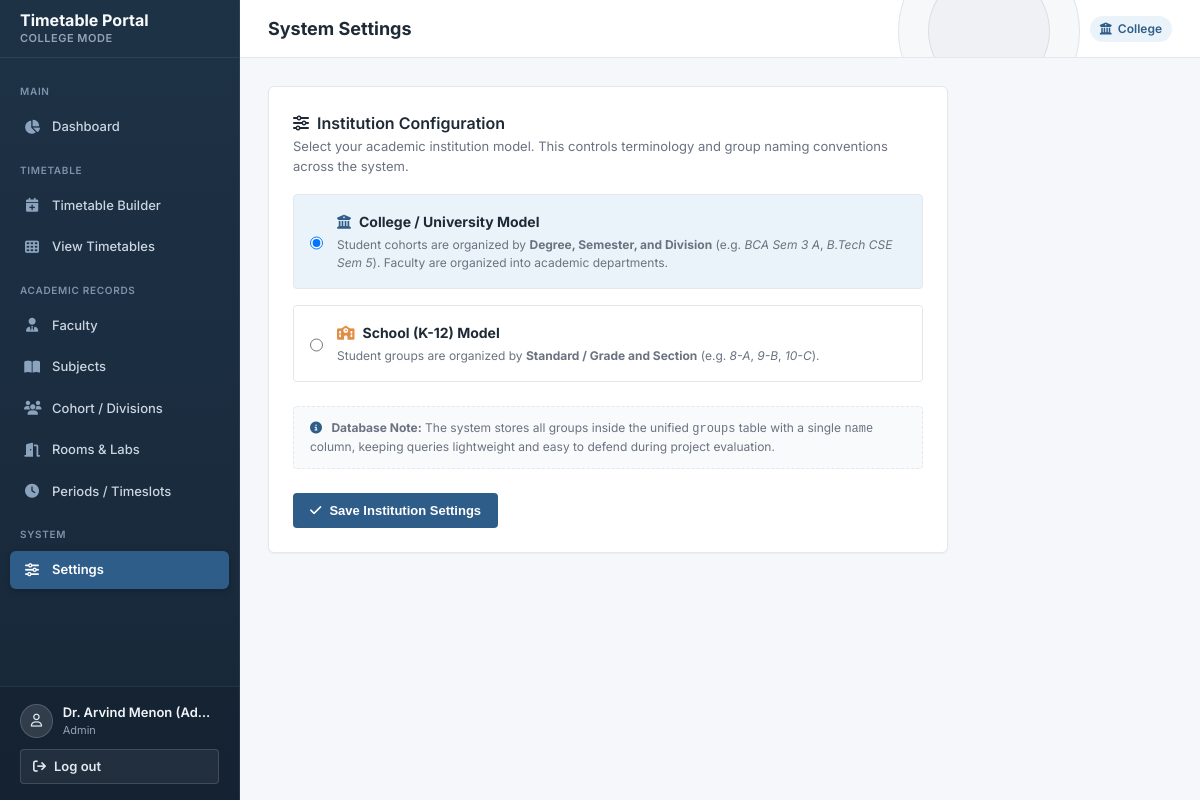
The page /settings (signed in) on the database its author committed.
### tables this page shows
CREATE TABLE settings (
    key TEXT PRIMARY KEY,
    value TEXT NOT NULL
);

### app.py (the view, shortened to what this page needs)
@app.route("/settings", methods=["GET", "POST"])
@login_required(role="admin")
def settings():
    cur = g.db.cursor()
    cur.execute("SELECT value FROM settings WHERE key = 'institution_type'")
    setting_row = cur.fetchone()
    current_setting = setting_row["value"] if setting_row else "college"
    return render_template("settings.html", current_setting=current_setting)

### app.py (called while the page is built)
@app.before_request
def setup_db():
    global _pg_initialized
    if is_postgres():
        if not _pg_initialized:
            init_db()
            _pg_initialized = True
    elif not os.path.exists(get_db_path()):
        init_db()
    g.db = get_db()

@app.context_processor
def inject_globals():
    institution_type = "college"
    if hasattr(g, "db"):
        cur = g.db.cursor()
        cur.execute("SELECT value FROM settings WHERE key = 'institution_type'")
        row = cur.fetchone()
        if row:
            institution_type = row["value"]
    group_label = "Class / Section" if institution_type == "school" else "Cohort / Division"
    group_placeholder = "e.g. 8-A or 10-B" if institution_type == "school" else "e.g. BCA Sem 3 A or CSE Sem 5"
    return {
        "current_user": session.get("user"),
        "institution_type": institution_type,
        "group_label": group_label,
        "group_placeholder": group_placeholder,
        "days_of_week": DAYS_OF_WEEK
    }

def login_required(role=None):
    def decorator(f):
        @wraps(f)
        def decorated_function(*args, **kwargs):
            user = session.get("user")
            if not user:
                flash("Please log in to access this page.", "danger")
                return redirect(url_for("login"))
            if role and user.get("role") != role:
                flash("Unauthorized access. You do not have permission for that page.", "danger")
                if user.get("role") == "faculty":
                    return redirect(url_for("my_timetable"))
                return redirect(url_for("dashboard"))
            return f(*args, **kwargs)
        return decorated_function
    return decorator

### database.py (called while the page is built, shortened)
def get_database_url():
    url = os.environ.get("DATABASE_URL", "").strip()
    if url.startswith("postgres://"):
        url = "postgresql://" + url[len("postgres://"):]
    return url

def is_postgres():
    return bool(get_database_url())

def is_vercel_env():
    return bool(os.environ.get("VERCEL") or os.environ.get("VERCEL_ENV"))

def get_db_path():
    if is_vercel_env():
        tmp_db = "/tmp/timetable.db"
        if not os.path.exists(tmp_db) and os.path.exists(BUNDLED_DB):
            shutil.copyfile(BUNDLED_DB, tmp_db)
        return tmp_db
    return BUNDLED_DB

def get_db():
    db_url = get_database_url()
    db_path = get_db_path()
    conn = sqlite3.connect(db_path)
    conn.row_factory = sqlite3.Row
    conn.execute("PRAGMA foreign_keys = ON;")
    return conn

### templates/settings.html (shortened to what this page needs)
{% extends "base.html" %}
{% block header_title %}System Settings{% endblock %}
{% block content %}
<div class="card" style="max-width: 680px;">
  <div class="card-header">
    <div>
      <h2 class="card-title">
        <i class="fa-solid fa-sliders"></i>
        <span>Institution Configuration</span>
      </h2>
      <p class="card-subtitle">Select your academic institution model. This controls terminology and group naming conventions across the system.</p>
    </div>
  </div>
  <form method="POST" action="{{ url_for('settings') }}">
    <div style="display: flex; flex-direction: column; gap: 16px; margin-bottom: 24px;">
      <label style="border: 1px solid var(--border); border-radius: var(--radius-sm); padding: 16px; display: flex; gap: 14px; cursor: pointer; transition: var(--transition); background: {% if current_setting == 'college' %}var(--primary-light){% else %}#fff{% endif %};">
        <input type="radio" name="institution_type" value="college" {% if current_setting == 'college' %}checked{% endif %} style="margin-top: 3px;">
        <div>
          <div style="font-weight: 700; color: var(--text); font-size: 14px; display: flex; align-items: center; gap: 8px;">
            <i class="fa-solid fa-building-columns" style="color: var(--primary);"></i>
            <span>College / University Model</span>
          </div>
          <div style="color: var(--muted); font-size: 12px; margin-top: 4px;">
            Student cohorts are organized by <strong>Degree, Semester, and Division</strong> (e.g. <em>BCA Sem 3 A</em>, <em>B.Tech CSE Sem 5</em>). Faculty are organized into academic departments.
          </div>
        </div>
      </label>
      <label style="border: 1px solid var(--border); border-radius: var(--radius-sm); padding: 16px; display: flex; gap: 14px; cursor: pointer; transition: var(--transition); background: {% if current_setting == 'school' %}var(--primary-light){% else %}#fff{% endif %};">
        <input type="radio" name="institution_type" value="school" {% if current_setting == 'school' %}checked{% endif %} style="margin-top: 3px;">
        <div>
          <div style="font-weight: 700; color: var(--text); font-size: 14px; display: flex; align-items: center; gap: 8px;">
            <i class="fa-solid fa-school" style="color: var(--accent);"></i>
            <span>School (K-12) Model</span>
          </div>
          <div style="color: var(--muted); font-size: 12px; margin-top: 4px;">
            Student groups are organized by <strong>Standard / Grade and Section</strong> (e.g. <em>8-A</em>, <em>9-B</em>, <em>10-C</em>).
          </div>
        </div>
      </label>
    </div>
    <div style="background: #F8FAFC; border: 1px dashed var(--border); border-radius: var(--radius-sm); padding: 12px 16px; margin-bottom: 24px; font-size: 12px; color: var(--muted);">
      <i class="fa-solid fa-circle-info" style="color: var(--primary); margin-right: 6px;"></i>
      <strong>Database Note:</strong> The system stores all groups inside the unified <code>groups</code> table with a single <code>name</code> column, keeping queries lightweight and easy to defend during project evaluation.
    </div>
    <button type="submit" class="btn btn-primary">
      <i class="fa-solid fa-check"></i>
      <span>Save Institution Settings</span>
    </button>
  </form>
</div>
{% endblock %}

### templates/base.html (shortened to what this page needs)
<!DOCTYPE html>
<html lang="en">
<head>
  <link rel="stylesheet" href="https://cdnjs.cloudflare.com/ajax/libs/font-awesome/6.5.1/css/all.min.css">
  <link rel="stylesheet" href="{{ url_for('static', filename='css/style.css') }}">
</head>
<body>
  <div class="app-layout">
    <aside class="sidebar" id="sidebar">
      <div class="sidebar-header">
        <div>
          <div class="sidebar-title">Timetable Portal</div>
          <div class="sidebar-sub">{{ institution_type|capitalize }} Mode</div>
        </div>
      </div>
      <nav class="sidebar-nav">
        {% if current_user and current_user.role == 'admin' %}
          <div class="nav-section-title">Main</div>
          <a href="{{ url_for('dashboard') }}" class="nav-link {% if request.path == url_for('dashboard') %}active{% endif %}">
            <i class="fa-solid fa-chart-pie"></i>
            <span>Dashboard</span>
          </a>
          <div class="nav-section-title">Timetable</div>
          <a href="{{ url_for('timetable_builder') }}" class="nav-link {% if request.path.startswith('/timetable/builder') %}active{% endif %}">
            <i class="fa-solid fa-calendar-plus"></i>
            <span>Timetable Builder</span>
          </a>
          <a href="{{ url_for('timetable_view') }}" class="nav-link {% if request.path.startswith('/timetable/view') %}active{% endif %}">
            <i class="fa-solid fa-table-cells"></i>
            <span>View Timetables</span>
          </a>
          <div class="nav-section-title">Academic Records</div>
          <a href="{{ url_for('faculty_list') }}" class="nav-link {% if request.path.startswith('/faculty') %}active{% endif %}">
            <i class="fa-solid fa-user-tie"></i>
            <span>Faculty</span>
          </a>
          <a href="{{ url_for('subjects_list') }}" class="nav-link {% if request.path.startswith('/subjects') %}active{% endif %}">
            <i class="fa-solid fa-book-open"></i>
            <span>Subjects</span>
          </a>
          <a href="{{ url_for('groups_list') }}" class="nav-link {% if request.path.startswith('/groups') %}active{% endif %}">
            <i class="fa-solid fa-users"></i>
            <span>{{ group_label }}s</span>
          </a>
          <a href="{{ url_for('rooms_list') }}" class="nav-link {% if request.path.startswith('/rooms') %}active{% endif %}">
            <i class="fa-solid fa-door-open"></i>
            <span>Rooms & Labs</span>
          </a>
          <a href="{{ url_for('timeslots_list') }}" class="nav-link {% if request.path.startswith('/timeslots') %}active{% endif %}">
            <i class="fa-solid fa-clock"></i>
            <span>Periods / Timeslots</span>
          </a>
          <div class="nav-section-title">System</div>
          <a href="{{ url_for('settings') }}" class="nav-link {% if request.path.startswith('/settings') %}active{% endif %}">
            <i class="fa-solid fa-sliders"></i>
            <span>Settings</span>
          </a>
        {% endif %}
      </nav>
      <div class="sidebar-footer">
        <div class="user-badge">
          <div class="user-avatar">
            <i class="fa-regular fa-user"></i>
          </div>
          <div class="user-info">
            <span class="user-name" title="{{ current_user.name }}">{{ current_user.name }}</span>
            <span class="user-role">{{ current_user.role }}</span>
          </div>
        </div>
        <a href="{{ url_for('logout') }}" class="btn btn-outline" style="width: 100%; justify-content: flex-start; padding: 7px 12px;">
          <i class="fa-solid fa-arrow-right-from-bracket"></i>
          <span>Log out</span>
        </a>
      </div>
    </aside>
    <div class="main-wrapper">
      <header class="topbar">
        <div class="topbar-left">
          <h1 class="page-title">{% block header_title %}Dashboard{% endblock %}</h1>
        </div>
        <div class="topbar-right">
          <span class="badge-tag">
            <i class="fa-solid fa-building-columns"></i>
            <span>{{ institution_type|capitalize }}</span>
          </span>
        </div>
      </header>
      <main class="content-area">
        {% block content %}{% endblock %}
      </main>
    </div>
  </div>
</body>
</html>

### rows shown on the page
settings: value "COLLEGE", value "College", value "☑ College / University Model Stu", value "☐ School (K-12) Model Student gr"

### other values the page prints
{{ group_label }} "Cohort / Division"
{{ current_user.name }} "Dr. Arvind Menon (Ad…"
{{ current_user.role }} "Admin"
